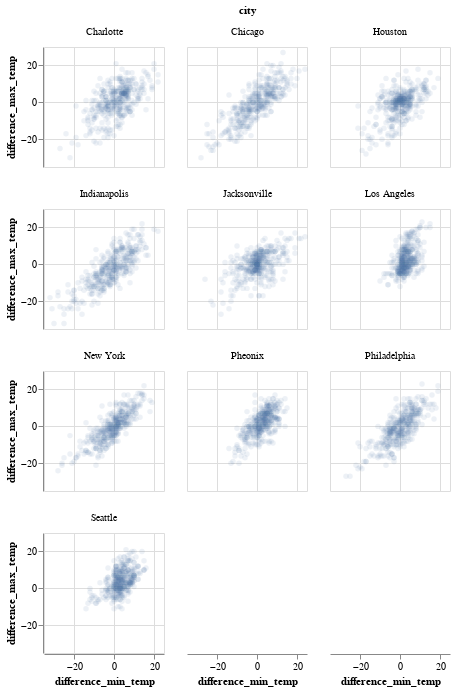

Source (notebook cell):
### Code cell
sea_scatter = alt.Chart(df).mark_circle(opacity=0.1).encode(
  x=alt.X('difference_min_temp'),
  y='difference_max_temp',
  tooltip=['city', 'date'],
  facet=alt.Facet('city:N', columns=3)
).properties(
  width=120,
  height=120
)

sea_scatter

### Figure 1 — Vega-Lite specification as saved in the notebook (floating-point values rounded to 4 significant figures; data arrays with more than 128 entries replaced by an {"elided": "..."} marker saying what was removed)
{"config": {"view": {"continuousWidth": 400, "continuousHeight": 300}}, "data": {"name": "data-5f1f387a2be3bdfd27a5760c741abe1c"}, "mark": {"type": "circle", "opacity": 0.1}, "encoding": {"facet": {"columns": 3, "field": "city", "type": "nominal"}, "tooltip": [{"field": "city", "type": "nominal"}, {"field": "date", "type": "nominal"}], "x": {"field": "difference_min_temp", "type": "quantitative"}, "y": {"field": "difference_max_temp", "type": "quantitative"}}, "height": 120, "width": 120, "$schema": "https://vega.github.io/schema/vega-lite/v4.17.0.json", "datasets": {"data-5f1f387a2be3bdfd27a5760c741abe1c": {"elided": "3650 records"}}}
